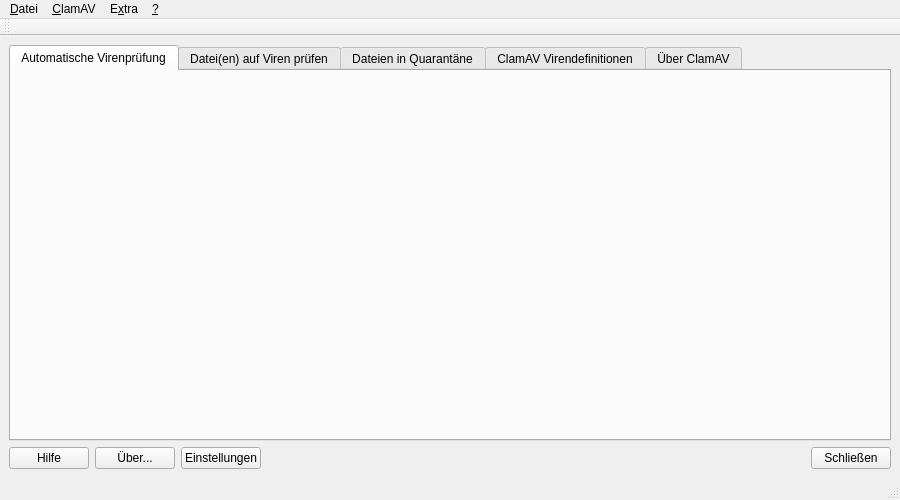
<?xml version="1.0" encoding="UTF-8"?>
<ui version="4.0">
 <class>ClamUI</class>
 <widget class="QMainWindow" name="ClamUI">
  <property name="geometry">
   <rect>
    <x>0</x>
    <y>0</y>
    <width>900</width>
    <height>500</height>
   </rect>
  </property>
  <widget class="QWidget" name="centralwidget">
   <layout class="QVBoxLayout" name="verticalLayout">
    <item>
     <widget class="QTabWidget" name="tabWidget">
      <property name="currentIndex">
       <number>0</number>
      </property>
      <property name="movable">
       <bool>true</bool>
      </property>
      <widget class="TabScanScheduling" name="tab_01">
       <attribute name="icon">
        <iconset theme="chronometer">
         <normaloff/>
        </iconset>
       </attribute>
       <attribute name="title">
        <string>Automatische Virenprüfung</string>
       </attribute>
      </widget>
      <widget class="TabVirusScan" name="tab_02">
       <attribute name="icon">
        <iconset theme="system-search">
         <normaloff/>
        </iconset>
       </attribute>
       <attribute name="title">
        <string>Datei(en) auf Viren prüfen</string>
       </attribute>
      </widget>
      <widget class="TabVirusQuarantine" name="tab_03">
       <attribute name="icon">
        <iconset theme="document-encrypted">
         <normaloff/>
        </iconset>
       </attribute>
       <attribute name="title">
        <string>Dateien in Quarantäne</string>
       </attribute>
       <layout class="QHBoxLayout" name="horizontalLayout_3"/>
      </widget>
      <widget class="TabVirusDB" name="tab_04">
       <attribute name="icon">
        <iconset theme="document-properties">
         <normaloff/>
        </iconset>
       </attribute>
       <attribute name="title">
        <string>ClamAV Virendefinitionen</string>
       </attribute>
      </widget>
      <widget class="TabAboutClamAV" name="tab_05">
       <attribute name="icon">
        <iconset theme="clamav">
         <normaloff/>
        </iconset>
       </attribute>
       <attribute name="title">
        <string>Über ClamAV</string>
       </attribute>
      </widget>
     </widget>
    </item>
    <item>
     <layout class="QHBoxLayout" name="horizontalLayout">
      <item>
       <widget class="QPushButton" name="pushButton_Help">
        <property name="text">
         <string>Hilfe</string>
        </property>
        <property name="icon">
         <iconset theme="documentation">
          <normaloff/>
         </iconset>
        </property>
       </widget>
      </item>
      <item>
       <widget class="QPushButton" name="pushButton_About">
        <property name="text">
         <string>Über...</string>
        </property>
        <property name="icon">
         <iconset theme="help-about">
          <normaloff/>
         </iconset>
        </property>
       </widget>
      </item>
      <item>
       <widget class="QPushButton" name="pushButton_Settings">
        <property name="text">
         <string>Einstellungen</string>
        </property>
        <property name="icon">
         <iconset theme="configure">
          <normaloff/>
         </iconset>
        </property>
       </widget>
      </item>
      <item>
       <spacer name="horizontalSpacer">
        <property name="orientation">
         <enum>Qt::Horizontal</enum>
        </property>
        <property name="sizeHint" stdset="0">
         <size>
          <width>40</width>
          <height>20</height>
         </size>
        </property>
       </spacer>
      </item>
      <item>
       <widget class="QPushButton" name="pushButton_Close">
        <property name="toolTip">
         <string>Schließt dieses Fenster. Das Programm läuft im Systemabschnitt der Kontrollleiste weiter.</string>
        </property>
        <property name="text">
         <string>Schließen</string>
        </property>
        <property name="icon">
         <iconset theme="dialog-close">
          <normaloff/>
         </iconset>
        </property>
       </widget>
      </item>
     </layout>
    </item>
   </layout>
  </widget>
  <widget class="QMenuBar" name="menubar">
   <property name="geometry">
    <rect>
     <x>0</x>
     <y>0</y>
     <width>900</width>
     <height>29</height>
    </rect>
   </property>
   <widget class="QMenu" name="menu_File">
    <property name="title">
     <string>&amp;Datei</string>
    </property>
    <addaction name="action_Close"/>
    <addaction name="separator"/>
    <addaction name="action_Quit"/>
   </widget>
   <widget class="QMenu" name="menu_Help">
    <property name="title">
     <string>&amp;?</string>
    </property>
    <addaction name="action_Handbook"/>
    <addaction name="separator"/>
    <addaction name="actionClamAV_Online"/>
    <addaction name="separator"/>
    <addaction name="action_AboutClamUI"/>
    <addaction name="action_AboutKDE"/>
   </widget>
   <widget class="QMenu" name="menu_Extra">
    <property name="title">
     <string>E&amp;xtra</string>
    </property>
    <addaction name="action_Settings"/>
   </widget>
   <widget class="QMenu" name="menu_ClamAV">
    <property name="title">
     <string>&amp;ClamAV</string>
    </property>
    <widget class="QMenu" name="menuClamAV_Daemon">
     <property name="title">
      <string>&amp;ClamAV Dämon</string>
     </property>
     <property name="icon">
      <iconset theme="clamav">
       <normaloff/>
      </iconset>
     </property>
     <property name="toolTipsVisible">
      <bool>true</bool>
     </property>
     <addaction name="actionClamAV_Daemon_Start"/>
     <addaction name="actionClamAV_Daemon_Stop"/>
    </widget>
    <widget class="QMenu" name="menuFreshClam">
     <property name="title">
      <string>&amp;FreshClam</string>
     </property>
     <property name="icon">
      <iconset theme="clamav">
       <normaloff/>
      </iconset>
     </property>
     <addaction name="actionFreshclam_Daemon_Start"/>
     <addaction name="actionFreshClam_Daemon_Stop"/>
    </widget>
    <addaction name="action_FilesScan"/>
    <addaction name="separator"/>
    <addaction name="menuClamAV_Daemon"/>
    <addaction name="menuFreshClam"/>
    <addaction name="separator"/>
    <addaction name="action_Update_VirusDB"/>
    <addaction name="action_FilesQuarantyne"/>
   </widget>
   <addaction name="menu_File"/>
   <addaction name="menu_ClamAV"/>
   <addaction name="menu_Extra"/>
   <addaction name="menu_Help"/>
  </widget>
  <widget class="QStatusBar" name="statusbar"/>
  <widget class="QToolBar" name="toolBar">
   <property name="windowTitle">
    <string>toolBar</string>
   </property>
   <attribute name="toolBarArea">
    <enum>TopToolBarArea</enum>
   </attribute>
   <attribute name="toolBarBreak">
    <bool>false</bool>
   </attribute>
  </widget>
  <action name="action_Close">
   <property name="icon">
    <iconset theme="dialog-close">
     <normaloff/>
    </iconset>
   </property>
   <property name="text">
    <string>&amp;Schließen</string>
   </property>
   <property name="shortcut">
    <string>Ctrl+S</string>
   </property>
  </action>
  <action name="action_Quit">
   <property name="icon">
    <iconset theme="application-exit">
     <normaloff/>
    </iconset>
   </property>
   <property name="text">
    <string>&amp;Beenden</string>
   </property>
   <property name="shortcut">
    <string>Ctrl+Q</string>
   </property>
  </action>
  <action name="action_Handbook">
   <property name="icon">
    <iconset theme="documentation">
     <normaloff/>
    </iconset>
   </property>
   <property name="text">
    <string>&amp;Handbuch</string>
   </property>
   <property name="shortcut">
    <string>F1</string>
   </property>
  </action>
  <action name="action_AboutClamUI">
   <property name="icon">
    <iconset theme="help-about">
     <normaloff/>
    </iconset>
   </property>
   <property name="text">
    <string>&amp;Über ClamUI</string>
   </property>
  </action>
  <action name="action_AboutKDE">
   <property name="icon">
    <iconset theme="kde">
     <normaloff/>
    </iconset>
   </property>
   <property name="text">
    <string>Über &amp;KDE</string>
   </property>
  </action>
  <action name="action_Settings">
   <property name="icon">
    <iconset theme="configure">
     <normaloff/>
    </iconset>
   </property>
   <property name="text">
    <string>&amp;Einstellungen</string>
   </property>
  </action>
  <action name="actionClamAV_Online">
   <property name="icon">
    <iconset resource="../clamui.qrc">
     <normaloff>:/icons/icons/breeze/actions/toolbar/web-browser.svg</normaloff>:/icons/icons/breeze/actions/toolbar/web-browser.svg</iconset>
   </property>
   <property name="text">
    <string>&amp;ClamAV im Web</string>
   </property>
  </action>
  <action name="actionClamAV_Daemon_Start">
   <property name="icon">
    <iconset theme="clamav">
     <normaloff/>
    </iconset>
   </property>
   <property name="text">
    <string>&amp;ClamAV Dämon starten</string>
   </property>
  </action>
  <action name="actionClamAV_Daemon_Stop">
   <property name="icon">
    <iconset theme="clamav">
     <normaloff/>
    </iconset>
   </property>
   <property name="text">
    <string>ClamAV &amp;Dämon anhalten</string>
   </property>
  </action>
  <action name="actionFreshclam_Daemon_Start">
   <property name="icon">
    <iconset theme="clamav">
     <normaloff/>
    </iconset>
   </property>
   <property name="text">
    <string>&amp;FreshClam als Dämon starten</string>
   </property>
  </action>
  <action name="actionFreshClam_Daemon_Stop">
   <property name="icon">
    <iconset theme="clamav">
     <normaloff/>
    </iconset>
   </property>
   <property name="text">
    <string>FreshClam &amp;Dämon anhalten</string>
   </property>
  </action>
  <action name="action_Update_VirusDB">
   <property name="icon">
    <iconset theme="document-properties">
     <normaloff/>
    </iconset>
   </property>
   <property name="text">
    <string>&amp;Virendefinitionen aktualisieren</string>
   </property>
  </action>
  <action name="action_FilesQuarantyne">
   <property name="icon">
    <iconset theme="document-encrypted">
     <normaloff/>
    </iconset>
   </property>
   <property name="text">
    <string>Dateien &amp;in Quarantäne</string>
   </property>
  </action>
  <action name="action_FilesScan">
   <property name="icon">
    <iconset theme="system-search">
     <normaloff/>
    </iconset>
   </property>
   <property name="text">
    <string>&amp;Dateien auf Viren prüfen</string>
   </property>
  </action>
 </widget>
 <customwidgets>
  <customwidget>
   <class>TabVirusScan</class>
   <extends>QWidget</extends>
   <header>src/tabvirusscan.h</header>
   <container>1</container>
  </customwidget>
  <customwidget>
   <class>TabScanScheduling</class>
   <extends>QWidget</extends>
   <header>src/tabscanscheduling.h</header>
   <container>1</container>
  </customwidget>
  <customwidget>
   <class>TabVirusQuarantine</class>
   <extends>QWidget</extends>
   <header>src/tabvirusquarantine.h</header>
   <container>1</container>
  </customwidget>
  <customwidget>
   <class>TabVirusDB</class>
   <extends>QWidget</extends>
   <header>src/tabvirusdb.h</header>
   <container>1</container>
  </customwidget>
  <customwidget>
   <class>TabAboutClamAV</class>
   <extends>QWidget</extends>
   <header>src/tababoutclamav.h</header>
   <container>1</container>
  </customwidget>
 </customwidgets>
 <tabstops>
  <tabstop>tabWidget</tabstop>
  <tabstop>pushButton_Help</tabstop>
  <tabstop>pushButton_About</tabstop>
  <tabstop>pushButton_Settings</tabstop>
  <tabstop>pushButton_Close</tabstop>
 </tabstops>
 <resources>
  <include location="../clamui.qrc"/>
 </resources>
 <connections/>
</ui>
